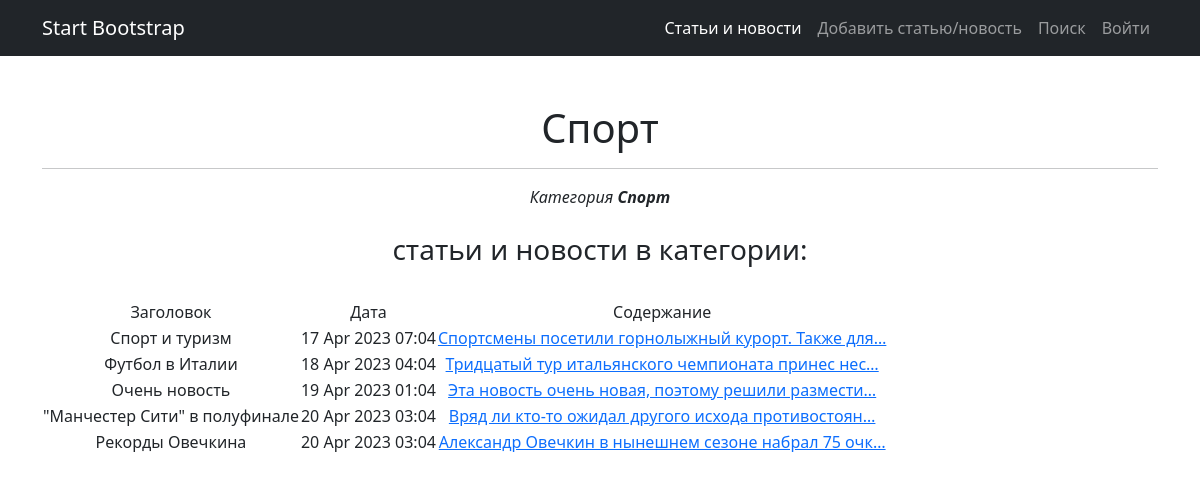
Before: /news/category/1/ with the older database file.
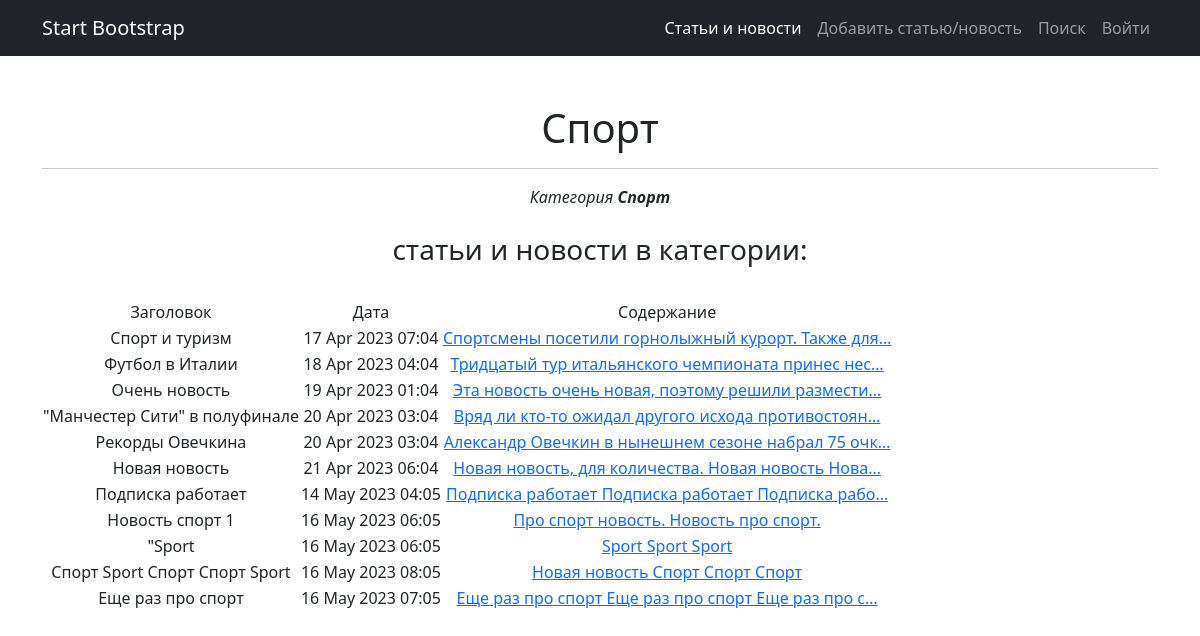
After: the same page with the newer database file.
### news/models.py (models this page shows, shortened)
class Post (models.Model):
    author = models.ForeignKey(Author, on_delete=models.CASCADE)
    article='AR'
    news='NW'
    POST_TYPES=[
        (article, 'Статья'),
        (news,'Новость')
    ]
    postType=models.CharField(max_length=2, choices=POST_TYPES, default=news)
    dateTimeCreate=models.DateTimeField(auto_now_add=True)
    postCategory=models.ManyToManyField(Category, through='PostCategory')
    title=models.CharField(max_length=255)
    text=models.TextField()
    postRating=models.IntegerField(default=0)

### news/views.py (the view)
# urls.py: path('category/<int:pk>/', PostCategory.as_view(), name = 'category'),
class PostCategory(ListView):
    model = Post
    template_name = 'category.html'
    context_object_name = 'posts'  # это имя списка, в котором будут лежать все объекты, его надо указать, чтобы обратиться к самому списку объектов через HTML-шаблон
    queryset = Post.objects.order_by('-id') # это если без формы поиска
    ordering = ['-dateTimeCreate']
    def get_queryset(self):
        id = self.kwargs.get('pk')
        cat = Category.objects.get(pk=id)
        queryset = Post.objects.filter(postCategory=cat)
        queryset.category = cat
        return queryset
    def get_context_data(self, **kwargs):
        context = super().get_context_data(**kwargs)
        user = self.request.user
        id = self.kwargs.get('pk')
        category = Category.objects.get(pk=id)
        if category:
           context['category'] = category
        else:
            context['category'] = False
        if hasattr(user, 'email'):  # подписаться могут только авторизованные пользователи (у них есть user.email)
            subscribed = category.subscribers.filter(email=user.email)
            context['not_subscribed'] = not subscribed
        return context

### news/templatetags/news_filters.py (called while the page is built)
@register.filter(name='censor') # регистрируем наш фильтр под именем censor, чтоб django понимал, что это именно фильтр, а не простая функция
def censor(value): # первый аргумент здесь — это то значение, к которому надо применить фильтр, т.е. примерно следующее будет в шаблоне value|censor
    for word in bad_words_list:
        value = value.replace(word, "")
    return value # возвращаемое функцией значение — это то значение, которое подставится к нам в шаблон

### templates/category.html (shortened to what this page needs)
{% extends 'default.html' %}
{% load news_filters %}
{% block content %}
{% if category %}
<h1>{{ category.name }}</h1>
<hr>
<div>
  <em>
    Категория
    <strong>{{ category.name }}</strong>
  </em>
</div>
<br>
<h3>статьи и новости в категории:</h3>
<br>
<table>
  <tr>
      <td>
          Заголовок
      </td>
      <td>
          Дата
      </td>
      <td>
          Содержание
      </td>
  </tr>
{% for post in posts %}
  <tr>
      <td>
          {{ post.title|censor }}
      </td>
      <td>
          {{ post.dateTimeCreate|date:'d M Y h:m' }}
      </td>
      <td>
          <a href="/news/{{ post.id }}">{{ post.text|censor|truncatechars:50 }}</a>
      </td>
  </tr>
{% endfor %}
</table>
{% else %}
<h1>Нет статей в выбранной категории</h1>
<hr>
Попробуйте выбрать другую категорию
{% endif %}
{% endblock content %}

Changed rows visible on the page:
now on this page (row unchanged): Post: title|censor "Новая новость", dateTimeCreate "21 Apr 2023 06:04", text|censor "Новая новость, для количества. Новая новость Нова…"
added Post: title|censor "Подписка работает", dateTimeCreate "14 May 2023 04:05", text|censor "Подписка работает Подписка работает Подписка рабо…"
added Post: title|censor "Новость спорт 1", dateTimeCreate "16 May 2023 06:05", text|censor "Про спорт новость. Новость про спорт."
added Post: title|censor "\"Sport", dateTimeCreate "16 May 2023 06:05", text|censor "Sport Sport Sport"
added Post: title|censor "Спорт Sport Спорт Спорт Sport", dateTimeCreate "16 May 2023 08:05", text|censor "Новая новость Спорт Спорт Спорт"
added Post: title|censor "Еще раз про спорт", dateTimeCreate "16 May 2023 07:05", text|censor "Еще раз про спорт Еще раз про спорт Еще раз про с…"
